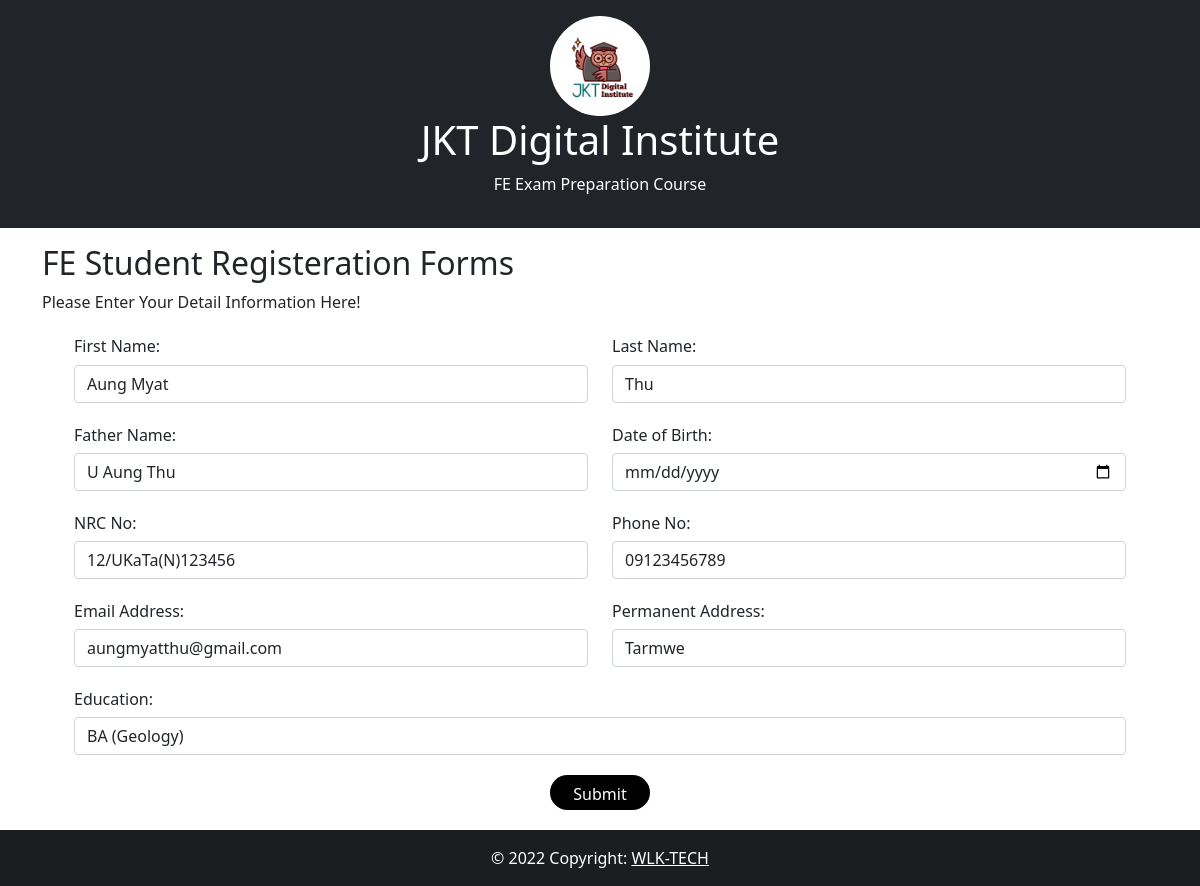
The app's page /update/9 with its own data.
### polls/models.py (models this page shows)
class Polls(models.Model):
    firstname = models.CharField(max_length=255)
    lastname =models.CharField(max_length=255)
    fathername = models.CharField(max_length=255)
    dateofbirth = models.CharField(max_length=255)
    nrcno = models.CharField(max_length=255)
    contactno = models.CharField(max_length=255)
    emailAddress=models.CharField(max_length=255)
    pAddress = models.CharField(max_length=255)
    edu = models.CharField(max_length=255)

### polls/views.py (the view)
# urls.py: path('update/<int:id>', views.update, name='update'),
def update(request, id):
  mypoll = Polls.objects.get(id=id)
  template = loader.get_template('update.html')
  context = {
    'mypoll': mypoll,
  }
  return HttpResponse(template.render(context, request))

### polls/templates/update.html (shortened to what this page needs)
<!DOCTYPE html>
<html lang="en">
<head>
    {% load static %}
      <link rel="stylesheet" href="{% static 'bootstrap.min.css'%}">
      <link rel="stylesheet" href="{% static 'bootstrap.bundle.min.js'%}">
      <link rel="stylesheet" href="{% static 'update.css'%}">
</head>
<body>
    <div class="container-fluid p-3 bg-dark text-white text-center">
        <img src="{% static 'logo.jpg'%}" width="100px" alt="">
        <h1>JKT Digital Institute</h1>
        <p>FE Exam Preparation Course</p>
      </div>
      <div class="container mt-3">
        <h2 class="">FE Student Registeration Forms</h2>
        <p>Please Enter Your Detail Information Here!</p>
        <form action="uppdaterecord/{{ mypoll.id }}" method="post">
          <div class="row">
            <div class="col">
              <label for=""><h6>First Name: </h6></label>
              <input type="text" class="form-control" placeholder="Enter First Name:" name="first" value="{{ mypoll.firstname }}">
            </div>
            <div class="col">
              <label for=""><h6>Last Name: </h6></label>
              <input type="text"  class="form-control" placeholder="Enter Last Name:" name="last " value="{{ mypoll.lastname }}">
            </div>
          </div>
          <div class="row">
            <div class="col">
              <label for=""><h6>Father Name: </h6></label>
              <input type="text" class="form-control" placeholder="Enter Father Name:" name="father" value="{{ mypoll.fathername }}">
            </div>
            <div class="col">
              <label for=""><h6>Date of Birth: </h6></label>
              <input type="date" class="form-control" placeholder="Name" name="dob" value="{{ mypoll.dateofbirth }}">
            </div>
          </div>
          <div class="row">
            <div class="col">
              <label for=""><h6>NRC No: </h6></label>
              <input type="text" class="form-control" placeholder="Enter Your NRC No:" name="nrc" value="{{ mypoll.nrcno }}">
            </div>
            <div class="col">
              <label for=""><h6>Phone No: </h6></label>
              <input type="text" class="form-control" placeholder="Enter Your Phone Number: " name="contact" value="{{ mypoll.contactno }}">
            </div>
          </div>
          <div class="row">
            <div class="col">
              <label for=""><h6>Email Address: </h6></label>
              <input type="email" class="form-control" placeholder="Enter Your Email:" name="email" value="{{ mypoll.emailAddress }}">
            </div>
            <div class="col">
              <label for=""><h6>Permanent Address: </h6></label>
              <input type="text" class="form-control" placeholder="Enter Your Address:" name="address" value="{{ mypoll.pAddress }}">
            </div>
          </div>
          <div class="row">
            <div class="col">
              <label for=""><h6>Education: </h6></label>
              <input type="text" class="form-control" placeholder="Enter Your Education Level: " name="edu" value="{{ mypoll.edu }}">
            </div>
          </div>
          <div class="row">
              <input class="btn" type="submit" name="submit" >
          </div>
        </form>
      </div>
      <footer class="bg-dark text-center text-white">
        <div class="text-center p-3" style="background-color: rgba(0, 0, 0, 0.2);">
          © 2022 Copyright:
          <a class="text-white" href="https://wlktech.github.io/">WLK-TECH</a>
        </div>
      </footer>
</body>
</html>

### polls/static/update.css (style rules this page uses)
.row { margin: 20px; }
img { border-radius: 50%; }
.btn { width: 100px; height: 35px; border-radius: 20px; margin: auto; background-color: black; color: #fff; }

### records on screen
Polls: first "Aung Myat", lastname "Thu", father "U Aung Thu", nrc "12/UKaTa(N)123456", contact "09123456789", email "aungmyatthu@gmail.com", address "Tarmwe", edu "BA (Geology)"
